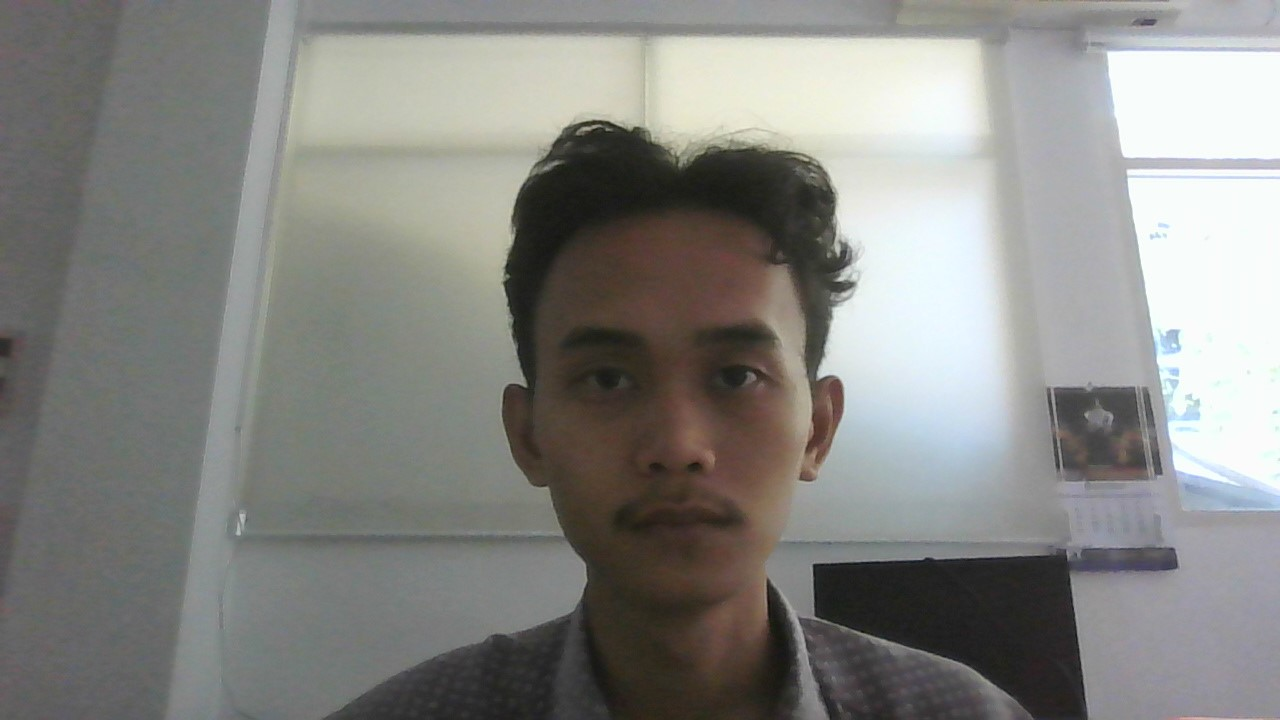
#> input picture arsip/Contrast/img.jpg, 1280 x 720 px
$ python -i 'demo3 copy.py'   (imports and definitions only)
#> lines starting #> are read from the running program, lines starting #| are printed output that depends on the picture
#> further down, picture is the input picture: shape (720, 1280, 3); mean B, G, R 131.6, 135.1, 135
import cv2
import numpy as np
import time
import matplotlib.pyplot as plt
from matplotlib.backends.backend_agg import FigureCanvasAgg


def ConvolosiOptimized(f, w):
    g = cv2.filter2D(f, -1, w)
    return g


# [90 lines left out: functions KernelBox3x3, GaussianKernel5x5, GaussianKernel7x7, apply_high_pass_filter, apply_low_pass_filter, apply_sharpen_filter and 1 more, not called in this run]

def create_bandreject_filter(image_shape, center_freq, bandwidth):
    rows, cols = image_shape[:2]
    crow, ccol = rows // 2, cols // 2

    # Create a mesh grid of coordinates
    u = np.arange(rows)
    v = np.arange(cols)
    u, v = np.meshgrid(u-crow, v-ccol, indexing='ij')

    # Calculate the distance from center for each point
    D = np.sqrt((u**2 + v**2))

    # Create the band reject filter
    H = 1 / (1 + (bandwidth * D / (D**2 - center_freq**2))**2)

    return H

def apply_bandreject_filter(image, center_freq=50, bandwidth=10):
#> called with center_freq = 50, bandwidth = 10
    if len(image.shape) == 3:
        image = cv2.cvtColor(image, cv2.COLOR_BGR2GRAY)
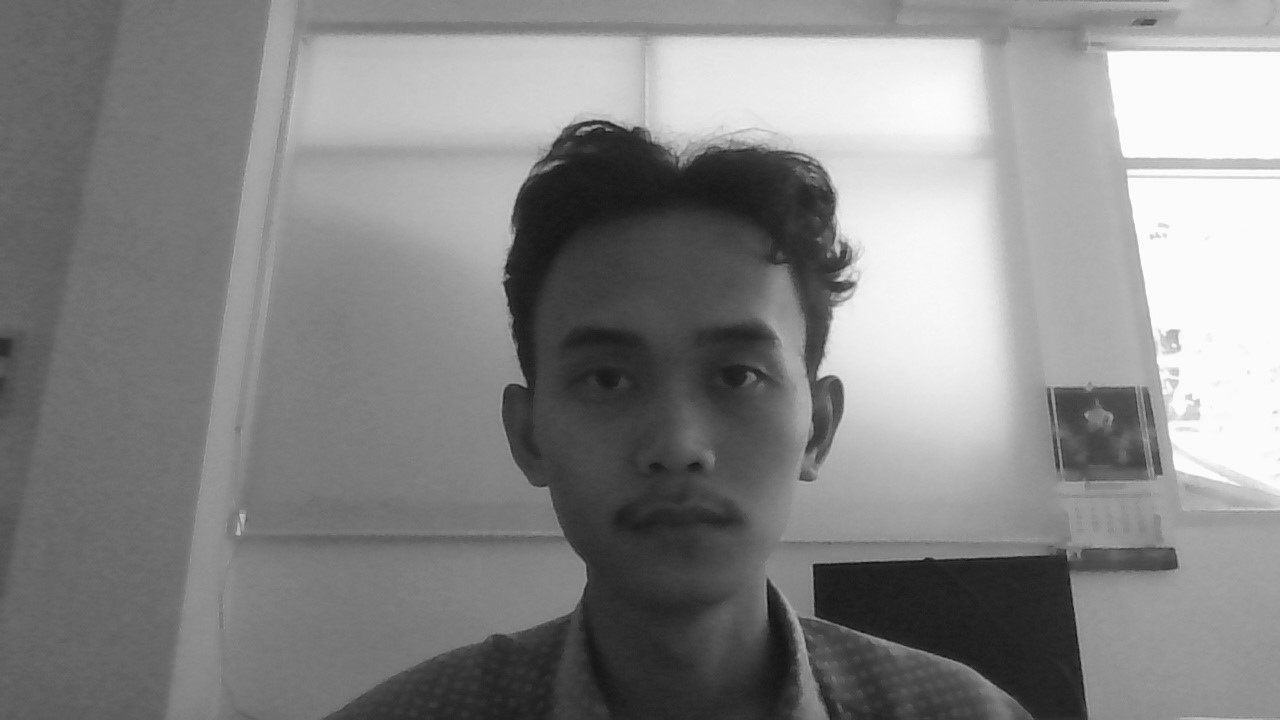
#> image: shape (720, 1280); min 13, max 255, mean 134.7

    # Step 1: Apply FFT to the image
    f_transform = np.fft.fft2(image)
    f_shift = np.fft.fftshift(f_transform)

    # Step 2: Create the band reject filter
    bandreject_filter = create_bandreject_filter(image.shape, center_freq, bandwidth)

    # Step 3: Apply the filter
    filtered_f_shift = f_shift * bandreject_filter

    # Step 4: Inverse FFT to get back to spatial domain
    f_ishift = np.fft.ifftshift(filtered_f_shift)
    img_back = np.fft.ifft2(f_ishift)
    img_back = np.abs(img_back)
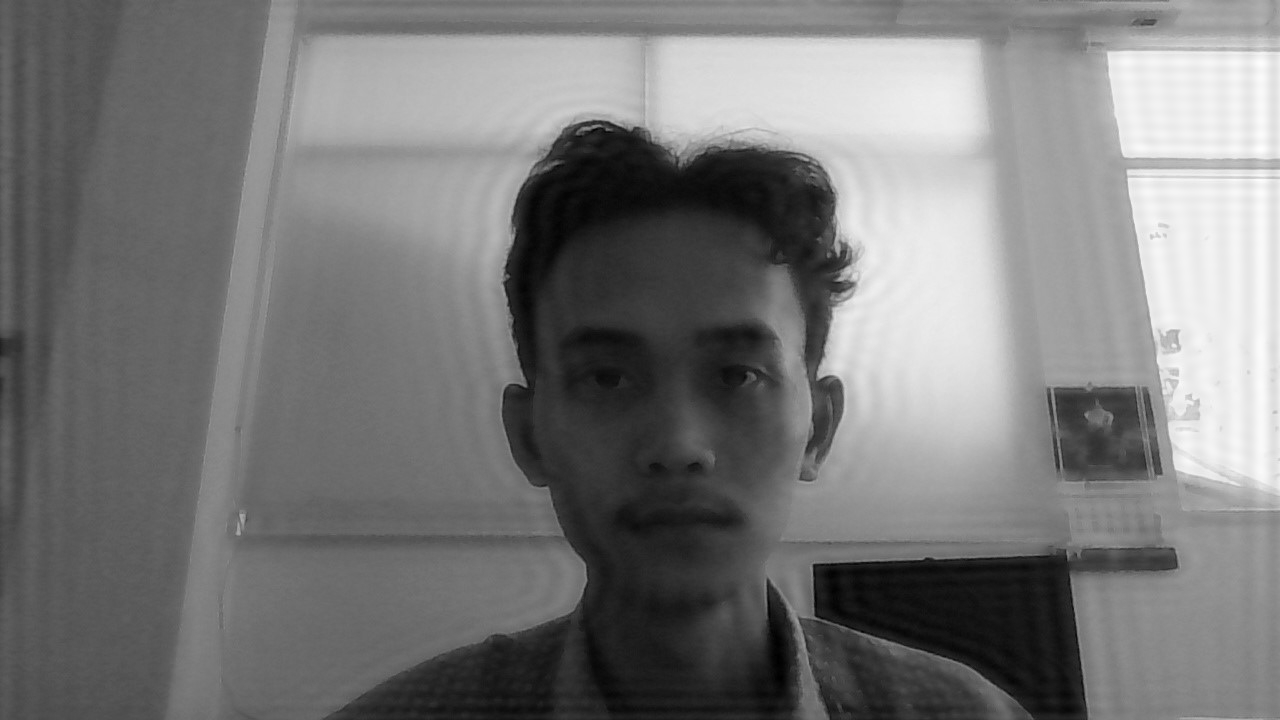
#> img_back: shape (720, 1280) float64; min 14.94, max 267.1, mean 134.7; drawn with min black and max white

    # Normalize the output image
    output_image = cv2.normalize(img_back, None, 0, 255, cv2.NORM_MINMAX).astype(np.uint8)

    return output_image


# [1 line not run here, left out]
current_time = 0
prev_frame_time = 0
filter_applied = False

# [59 lines not run here, left out]

>>> import cv2
>>> picture = cv2.imread('img.jpg')
>>> result = apply_bandreject_filter(picture)
